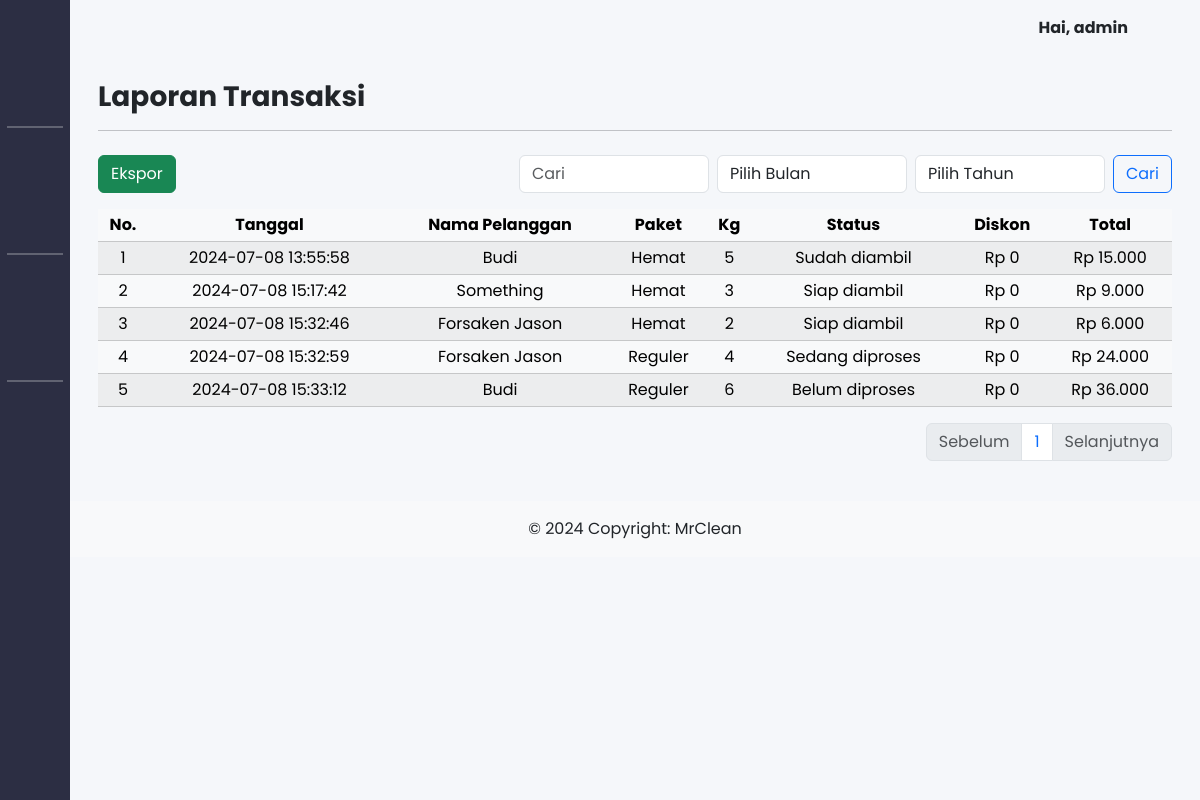
Screenshot of /admin/transaction_reports.php (signed in) with the database file from the repository.
### tables this page shows
CREATE TABLE `transaction` (
  `id` int(11) NOT NULL,
  `user_id` int(11) DEFAULT NULL,
  `customer_id` int(11) DEFAULT NULL,
  `packet_id` int(11) DEFAULT NULL,
  `weight` int(11) DEFAULT NULL,
  `status` enum('Belum diproses','Sedang diproses','Siap diambil','Sudah diambil') NOT NULL DEFAULT 'Belum diproses',
  `discount` int(11) NOT NULL DEFAULT 0,
  `amount` int(11) DEFAULT NULL,
  `created_at` timestamp NOT NULL DEFAULT current_timestamp(),
  `updated_at` datetime DEFAULT current_timestamp() ON UPDATE current_timestamp()
);

CREATE TABLE `customer` (
  `id` int(11) NOT NULL,
  `user_id` int(11) NOT NULL,
  `name` varchar(255) NOT NULL,
  `phone_number` bigint(20) NOT NULL,
  `address` varchar(255) NOT NULL,
  `is_deleted` tinyint(1) NOT NULL,
  `created_at` timestamp NOT NULL DEFAULT current_timestamp(),
  `updated_at` timestamp NOT NULL DEFAULT current_timestamp() ON UPDATE current_timestamp(),
  `gender` enum('Laki-laki','Perempuan') NOT NULL
);

CREATE TABLE `packet` (
  `id` int(11) NOT NULL,
  `user_id` int(11) NOT NULL,
  `name` varchar(255) NOT NULL,
  `estimation` varchar(255) DEFAULT NULL,
  `price` int(11) DEFAULT NULL,
  `description` text NOT NULL,
  `is_deleted` tinyint(1) NOT NULL,
  `created_at` timestamp NOT NULL DEFAULT current_timestamp(),
  `updated_at` date NOT NULL DEFAULT current_timestamp()
);

CREATE TABLE `profil_company` (
  `id` int(11) NOT NULL,
  `name_company` varchar(50) NOT NULL,
  `about` text NOT NULL,
  `vision` text NOT NULL,
  `mission` text NOT NULL,
  `banner_img` varchar(100) NOT NULL,
  `about_img` varchar(100) NOT NULL,
  `phone_number` varchar(20) NOT NULL,
  `email` varchar(250) NOT NULL,
  `city` varchar(50) NOT NULL,
  `district` varchar(50) NOT NULL,
  `street` varchar(100) NOT NULL,
  `postal_code` int(11) NOT NULL,
  `url_map` varchar(255) NOT NULL
);

### admin/transaction_reports.php (the view, shortened to what this page needs)
<?php
$username = $_SESSION['username'];
include("../includes/db_connect.php");
$limit = 10;
$page = isset($_GET['page']) ? (int)$_GET['page'] : 1;
$offset = ($page > 1) ? ($page * $limit) - $limit : 0;
$previous = $page - 1;
$next = $page + 1;
$search = isset($_GET['search']) ? mysqli_real_escape_string($db, $_GET['search']) : '';
$month = isset($_GET['month']) ? (int)$_GET['month'] : '';
$year = isset($_GET['year']) ? (int)$_GET['year'] : '';
$search_query = "WHERE 1=1";
$data = mysqli_query($db, "SELECT * FROM transaction t
                            INNER JOIN customer c ON t.customer_id = c.id
                            $search_query");
$total_records = mysqli_num_rows($data);
$total_pages = ceil($total_records / $limit);
$query = "SELECT
                t.created_at,
                c.name AS customer_name,
                pckt.name AS packet_name,
                t.weight,
                t.status,
                t.amount,
                t.discount
            FROM
                transaction t
            INNER JOIN
                customer c ON t.customer_id = c.id
            INNER JOIN
                packet pckt ON t.packet_id = pckt.id
            $search_query
            LIMIT $offset, $limit";
$result = mysqli_query($db, $query);
?>
<!DOCTYPE html>
<html lang="en">
<head>
  <link rel="stylesheet" href="/laundry/bootstrap-5.3.3-dist/css/bootstrap.min.css" />
  <link rel="stylesheet" href="../assets/css/style.css" />
  <link href="https://cdn.lineicons.com/4.0/lineicons.css" rel="stylesheet" />
</head>
<body>
  <div class="wrapper">
    <?php include_once("../includes/sidebarAdmin.php"); ?>
    <div class="main">
      <?php include_once("../includes/navbar.php"); ?>
      <main class="content px-3 py-4">
        <div class="container">
          <div class="h3 fw-bold">Laporan Transaksi</div>
          <hr />
          <div class="table-responsive pt-2">
            <div class="d-flex justify-content-between mb-3">
              <button type="button" class="btn btn-success" onclick="window.location.href='../service/exportExcelReportTransaction.php?search=<?php echo $search; ?>&month=<?php echo $month; ?>&year=<?php echo $year; ?>'">
                <span>Ekspor</span>
              </button>
              <form class="d-flex" role="search" method="GET" action="">
                <input class="form-control me-2" type="search" name="search" placeholder="Cari" aria-label="Search" value="<?php echo isset($_GET['search']) ? $_GET['search'] : ''; ?>" />
                <select class="form-control me-2" name="month">
                  <option value="">Pilih Bulan</option>
                </select>
                <select class="form-control me-2" name="year">
                  <option value="">Pilih Tahun</option>
                </select>
                <button class="btn btn-outline-primary" type="submit">Cari</button>
              </form>
            </div>
            <table class="table table-striped table-light text-center table-sm">
              <thead>
                <tr>
                  <th scope="col">No.</th>
                  <th scope="col">Tanggal</th>
                  <th scope="col">Nama Pelanggan</th>
                  <th scope="col">Paket</th>
                  <th scope="col">Kg</th>
                  <th scope="col">Status</th>
                  <th scope="col">Diskon</th>
                  <th scope="col">Total</th>
                </tr>
              </thead>
              <tbody>
                <?php
                $no = $offset + 1;
                while ($transactionReport = mysqli_fetch_array($result)) {
                  echo "<tr class='align-middle'>";
                  echo "<td>" . $no++ . "</td>";
                  echo "<td>" . $transactionReport['created_at'] . "</td>";
                  echo "<td>" . $transactionReport['customer_name'] . "</td>";
                  echo "<td>" . $transactionReport['packet_name'] . "</td>";
                  echo "<td>" . $transactionReport['weight'] . "</td>";
                  echo "<td>" . $transactionReport['status'] . "</td>";
                  $discount_idr = number_format($transactionReport['discount'], 0, ',', '.');
                  $amount_idr = number_format($transactionReport['amount'], 0, ',', '.');
                  echo "<td>Rp " . $discount_idr . "</td>";
                  echo "<td>Rp " . $amount_idr . "</td>";
                  echo "</tr>";
                }
                ?>
              </tbody>
            </table>
            <nav aria-label="Page navigation example mb-5">
              <ul class="pagination justify-content-end">
                <li class="page-item <?php if ($page <= 1) echo 'disabled'; ?>">
                  <a class="page-link" <?php if ($page > 1) echo "href='?page=$previous&search=$search&month=$month&year=$year'"; ?>>Sebelum</a>
                </li>
                <?php
                for ($x = 1; $x <= $total_pages; $x++) {
                  echo "<li class='page-item'><a class='page-link' href='?page=$x&search=$search&month=$month&year=$year'>$x</a></li>";
                }
                ?>
                <li class="page-item <?php if ($page >= $total_pages) echo 'disabled'; ?>">
                  <a class="page-link" <?php if ($page < $total_pages) echo "href='?page=$next&search=$search&month=$month&year=$year'"; ?>>Selanjutnya</a>
                </li>
              </ul>
            </nav>
          </div>
        </div>
      </main>
      <?php include_once("../includes/footer.php"); ?>
    </div>
  </div>
</body>
</html>

### includes/sidebarAdmin.php (shortened to what this page needs)
<aside id="sidebar">
  <div class="d-flex">
    <button class="toggle-btn" type="button">
    </button>
  </div>
  <ul class="sidebar-nav">
    <li class="sidebar-item">
      <a href="dashboard.php" class="sidebar-link">
      </a>
    </li>
    <hr style="width: 80%; border: 1px solid white; margin-left: auto; margin-right: auto;">
    <li class="sidebar-item">
      <a href="profil.php" class="sidebar-link">
      </a>
    </li>
    <li class="sidebar-item">
      <a href="cashier.php" class="sidebar-link">
      </a>
    </li>
    <hr style="width: 80%; border: 1px solid white; margin-left: auto; margin-right: auto;">
    <li class="sidebar-item">
      <a href="#" class="sidebar-link has-dropdown collapsed" data-bs-toggle="collapse" data-bs-target="#authOne" aria-expanded="false" aria-controls="authOne">
      </a>
    </li>
    <li class="sidebar-item">
      <a href="#" class="sidebar-link has-dropdown collapsed" data-bs-toggle="collapse" data-bs-target="#reports" aria-expanded="false" aria-controls="reports">
      </a>
    </li>
    <hr style="width: 80%; border: 1px solid white; margin-left: auto; margin-right: auto;">
    <li class="sidebar-item">
      <a href="settingAdmin.php" class="sidebar-link">
      </a>
    </li>
  </ul>
  <div class="sidebar-footer">
    <a href="../service/logoutUser.php" class="sidebar-link">
    </a>
  </div>
</aside>

### includes/navbar.php (shortened to what this page needs)
<nav class="navbar navbar-expand px-4 py-3">
  <div class="navbar-collapse collapse">
    <ul class="navbar-nav ms-auto">
      <li class="nav-item dropdown d-flex align-items-center ">
        <div class="fw-bold me-5">Hai, <?php echo htmlspecialchars($username); ?></div>
      </li>
    </ul>
  </div>
</nav>

### includes/footer.php
<?php
 $sqlLaundry = "SELECT name_company FROM profil_company WHERE id = 1";
 $queryLaundry = $db->query($sqlLaundry);
 $laundry = $queryLaundry->fetch_assoc();
 ?>
<footer class="bg-body-tertiary text-center text-lg-start">
  <div class="text-center p-3"">
   © 2024 Copyright:
   <a class=" text-body" href=""><?php echo htmlspecialchars($laundry['name_company']); ?></a>
  </div>
</footer>
<footer id="footer" class="footer">
</footer>

### assets/css/style.css (style rules this page uses)
a { text-decoration: none; }
li { list-style: none; }
body { font-family: 'Poppins', sans-serif; }
.wrapper { display: flex; }
.main { display: flex; flex-direction: column; min-height: 100vh; width: 100%; overflow: hidden; transition: all 0.35s ease-in-out; background-color: #f5f7fa; min-width: 0; }
#sidebar { width: 70px; min-width: 70px; z-index: 1000; transition: all 0.25s ease-in-out; background-color: #2c2e43; display: flex; flex-direction: column; }
.toggle-btn { background-color: transparent; cursor: pointer; border: 0; padding: 1rem 1.5rem; }
.sidebar-nav { padding: 2rem 0; flex: 1 1 auto; }
a.sidebar-link { padding: 0.625rem 1.625rem; color: #fff; display: block; font-size: 0.9rem; white-space: nowrap; border-left: 3px solid transparent; }
.sidebar-item { position: relative; }
.navbar-expand .navbar-collapse { min-width: 200px; }
.footer { position: fixed; height: 25px; bottom: 0; width: 100%; }

### rows the page displays
transaction: created_at "2024-07-08 13:55:58", customer.name "Budi", packet.name "Hemat", weight "5", status "Sudah diambil", discount "0", amount "15.000"
transaction: created_at "2024-07-08 15:17:42", customer.name "Something", packet.name "Hemat", weight "3", status "Siap diambil", discount "0", amount "9.000"
transaction: created_at "2024-07-08 15:32:46", customer.name "Forsaken Jason", packet.name "Hemat", weight "2", status "Siap diambil", discount "0", amount "6.000"
transaction: created_at "2024-07-08 15:32:59", customer.name "Forsaken Jason", packet.name "Reguler", weight "4", status "Sedang diproses", discount "0", amount "24.000"
transaction: created_at "2024-07-08 15:33:12", customer.name "Budi", packet.name "Reguler", weight "6", status "Belum diproses", discount "0", amount "36.000"
profil_company: name_company "MrClean"

### other values shown
$username "admin"
